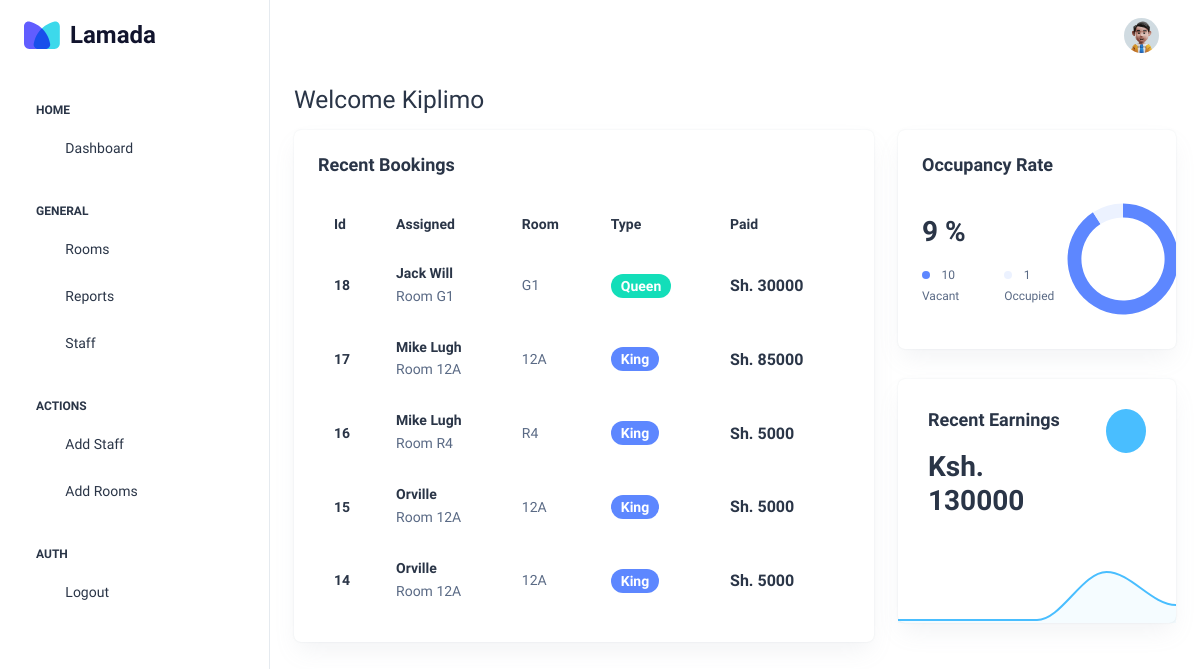
The page / (signed in) on the database its author committed.
### tables this page shows
CREATE TABLE 'users' (
    'id' INTEGER PRIMARY KEY AUTOINCREMENT,
    'email' VARCHAR(50) NOT NULL,
    'first_name' CHAR(50),
    'last_name' CHAR(50),
    'role' CHAR(50),
    'password' VARCHAR
);

CREATE TABLE 'bookings'(
    'id' INTEGER PRIMARY KEY AUTOINCREMENT,
    'customer_phone' VARCHAR (12) NOT NULL,
    'customer_name' VARCHAR (50) NOT NULL,
    'room_number' CHAR(30) NOT NULL,
    'room_type' CHAR(30) NOT NULL,
    'check_in' DATE NOT NULL,
    'check_out' DATE NOT NULL,
    'amount_paid' INTEGER NOUT NULL
);

### app.py (the view)
@app.route("/")
@login_required
def index():
    user = db.execute("SELECT role from users WHERE id = ?", session["user_id"])
    bookings = db.execute("SELECT * FROM bookings ORDER BY id DESC LIMIT 5")
    amounts = json.dumps(bookings)
    rooms = db.execute("SELECT * FROM ROOMS")
    status = list(map(lambda room: room["status"], rooms))
    rooms = [status.count(0), status.count(1)]
    if user[0]["role"] == "receptionist":
        return render_template(
            "reception.html", bookings=bookings, rooms=rooms, amounts=amounts
        )
    return render_template(
        "admin.html", bookings=bookings, rooms=rooms, amounts=amounts
    )

### app.py (called while the page is built)
@app.after_request
def after_request(response):
    response.headers["Cache-Control"] = "no-cache, no-store, must-revalidate"
    response.headers["Expires"] = 0
    response.headers["Pragma"] = "no-cache"
    return response

@app.context_processor
def user_details():
    if request.path == "/login":
        return {}
    row = db.execute(
        "SELECT first_name, last_name, role FROM users WHERE id = ?", session["user_id"]
    )
    return dict(user=row[0])

### helpers.py (called while the page is built)
def login_required(f):
    @wraps(f)
    def decorated_function(*args, **kwargs):
        if session.get("user_id") is None:
            return redirect("/login")
        return f(*args, **kwargs)
    return decorated_function

### templates/admin.html (shortened to what this page needs)
<!DOCTYPE html>
<html lang="en">
  <head>
    <link rel="stylesheet" href="../static/css/styles.min.css" />
  </head>
  <body>
    <div
      class="page-wrapper"
      id="main-wrapper"
      data-layout="vertical"
      data-navbarbg="skin6"
      data-sidebartype="full"
      data-sidebar-position="fixed"
      data-header-position="fixed"
    >
      <aside class="left-sidebar">
        <div>
          <div
            class="brand-logo d-flex align-items-center justify-content-between"
          >
            <a
              href="/"
              class="text-nowrap logo-img"
              style="display: flex; align-items: center"
            >
              <img src="../static/images/icon.svg" width="36" alt="" />
              <span
                style="
                  font-weight: 700;
                  font-size: 24px;
                  color: #11142d;
                  padding-left: 10px;
                "
                >Lamada</span
              >
            </a>
          </div>
          <nav class="sidebar-nav scroll-sidebar" data-simplebar="">
            <ul id="sidebarnav">
              <li class="nav-small-cap">
                <span class="hide-menu">Home</span>
              </li>
              <li class="sidebar-item">
                <a class="sidebar-link" href="/" aria-expanded="false">
                  <span>
                    <i class="ti ti-layout-dashboard"></i>
                  </span>
                  <span class="hide-menu">Dashboard</span>
                </a>
              </li>
              <li class="nav-small-cap">
                <span class="hide-menu">GENERAL</span>
              </li>
              <li class="sidebar-item">
                <a class="sidebar-link" href="/rooms" aria-expanded="false">
                  <span>
                    <i class="ti ti-bed"></i>
                  </span>
                  <span class="hide-menu">Rooms</span>
                </a>
              </li>
              <li class="sidebar-item">
                <a
                  class="sidebar-link"
                  href="./authentication-register.html"
                  aria-expanded="false"
                >
                  <span>
                    <i class="ti ti-file"></i>
                  </span>
                  <span class="hide-menu">Reports</span>
                </a>
              </li>
              <li class="sidebar-item">
                <a class="sidebar-link" href="/staff" aria-expanded="false">
                  <span>
                    <i class="ti ti-user"></i>
                  </span>
                  <span class="hide-menu">Staff</span>
                </a>
              </li>
              <li class="nav-small-cap">
                <span class="hide-menu">ACTIONS</span>
              </li>
              <li class="sidebar-item">
                <a
                  class="sidebar-link"
                  href="/register-employee"
                  aria-expanded="false"
                >
                  <span>
                    <i class="ti ti-user-plus"></i>
                  </span>
                  <span class="hide-menu">Add Staff</span>
                </a>
              </li>
              <li class="sidebar-item">
                <a
                  class="sidebar-link"
                  href="/register-room"
                  aria-expanded="false"
                >
                  <span>
                    <i class="ti ti-user-plus"></i>
                  </span>
                  <span class="hide-menu">Add Rooms</span>
                </a>
              </li>
              <li class="nav-small-cap">
                <span class="hide-menu">AUTH</span>
              </li>
              <li class="sidebar-item">
                <a class="sidebar-link" href="/logout" aria-expanded="false">
                  <span>
                    <i class="ti ti-login"></i>
                  </span>
                  <span class="hide-menu">Logout</span>
                </a>
              </li>
            </ul>
          </nav>
        </div>
      </aside>
      <div class="body-wrapper">
        <header class="app-header">
          <nav class="navbar navbar-expand-lg navbar-light">
            <div
              class="navbar-collapse justify-content-end px-0"
              id="navbarNav"
            >
              <ul
                class="navbar-nav flex-row ms-auto align-items-center justify-content-end"
              >
                <li class="nav-item dropdown">
                  <a
                    class="nav-link nav-icon-hover"
                    href="javascript:void(0)"
                    id="drop2"
                    data-bs-toggle="dropdown"
                    aria-expanded="false"
                  >
                    <img
                      src="../static/images/user.jpg"
                      alt=""
                      width="35"
                      height="35"
                      class="rounded-circle"
                    />
                  </a>
                </li>
              </ul>
            </div>
          </nav>
        </header>
        <div class="container-fluid">
          <div class="row">
            <h3 class="mb-3">Welcome {{user['last_name'].capitalize()}}</h3>
            <div class="col-lg-8 d-flex align-items-stretch">
              <div class="card w-100">
                <div class="card-body p-4">
                  <h5 class="card-title fw-semibold mb-4">Recent Bookings</h5>
                  <div class="table-responsive">
                    <table class="table text-nowrap mb-0 align-middle">
                      <thead class="text-dark fs-4">
                        <tr>
                          <th class="border-bottom-0">
                            <h6 class="fw-semibold mb-0">Id</h6>
                          </th>
                          <th class="border-bottom-0">
                            <h6 class="fw-semibold mb-0">Assigned</h6>
                          </th>
                          <th class="border-bottom-0">
                            <h6 class="fw-semibold mb-0">Room</h6>
                          </th>
                          <th class="border-bottom-0">
                            <h6 class="fw-semibold mb-0">Type</h6>
                          </th>
                          <th class="border-bottom-0">
                            <h6 class="fw-semibold mb-0">Paid</h6>
                          </th>
                        </tr>
                      </thead>
                      <tbody>
                        {%for booking in bookings%}
                        <tr>
                          <td class="border-bottom-0">
                            <h6 class="fw-semibold mb-0">{{booking['id']}}</h6>
                          </td>
                          <td class="border-bottom-0">
                            <h6 class="fw-semibold mb-1">
                              {{booking['customer_name']}}
                            </h6>
                            <span class="fw-normal"
                              >Room {{booking['room_number'].upper()}}</span
                            >
                          </td>
                          <td class="border-bottom-0">
                            <p class="mb-0 fw-normal">
                              {{booking['room_number'].upper()}}
                            </p>
                          </td>
                          <td class="border-bottom-0">
                            <div class="d-flex align-items-center gap-2">
                              <span
                                id="room-type"
                                class="badge bg-primary rounded-3 fw-semibold"
                                >{{booking['room_type'].capitalize()}}</span
                              >
                            </div>
                          </td>
                          <td class="border-bottom-0">
                            <h6 class="fw-semibold mb-0 fs-4">
                              Sh. {{booking['amount_paid']}}
                            </h6>
                          </td>
                        </tr>
                        {%endfor%}
                      </tbody>
                    </table>
                  </div>
                </div>
              </div>
            </div>
            <div class="col-lg-4">
              <div class="row">
                <div class="col-lg-12">
                  <div class="card overflow-hidden">
                    <div class="card-body p-4">
                      <h5 class="card-title mb-9 fw-semibold">
                        Occupancy Rate
                      </h5>
                      <div class="row align-items-center">
                        <div class="col-8">
                          <h2 class="fw-semibold mb-3 percentage">%</h2>
                          <div class="d-flex align-items-center">
                            <div class="me-4">
                              <span
                                class="round-8 bg-primary rounded-circle me-2 d-inline-block"
                              ></span>
                              <span class="fs-2 vacant"
                                >{{rooms[1]}} Vacant</span
                              >
                            </div>
                            <div>
                              <span
                                class="round-8 bg-light-primary rounded-circle me-2 d-inline-block"
                              ></span>
                              <span class="fs-2 occupied"
                                >{{rooms [0]}} Occupied</span
                              >
                            </div>
                          </div>
                        </div>
                        <div class="col-4">
                          <div class="d-flex justify-content-center">
                            <div id="breakup"></div>
                          </div>
                        </div>
                      </div>
                    </div>
                  </div>
                </div>
                <div class="col-lg-12">
                  <div class="card">
                    <div class="card-body">
                      <div class="row alig n-items-start">
                        <div class="col-8">
                          <h5 class="card-title mb-9 fw-semibold">
                            Recent Earnings
                          </h5>
                          <h2 class="fw-semibold mb-3 earned">Ksh</h2>
                        </div>
                        <div class="col-4">
                          <div class="d-flex justify-content-end">
                            <div
                              class="text-white bg-secondary rounded-circle p-6 d-flex align-items-center justify-content-center"
                            >
                              <i class="ti ti-currency-dollar fs-6"></i>
                            </div>
                          </div>
                        </div>
                      </div>
                    </div>
                    <div id="earning"></div>
                  </div>
                </div>
              </div>
            </div>
          </div>
        </div>
      </div>
    </div>
  </body>
</html>

### rows shown on the page
users: last_name "Kiplimo"
bookings: id "18", customer_name "Jack Will", room_number "G1", room_type "Queen", amount_paid "30000"
bookings: id "17", customer_name "Mike Lugh", room_number "12A", room_type "King", amount_paid "85000"
bookings: id "16", customer_name "Mike Lugh", room_number "R4", room_type "King", amount_paid "5000"
bookings: id "15", customer_name "Orville", room_number "12A", room_type "King", amount_paid "5000"
bookings: id "14", customer_name "Orville", room_number "12A", room_type "King", amount_paid "5000"

### other values the page prints
{{ rooms[1] }} "10"
{{ rooms [0] }} "1"
